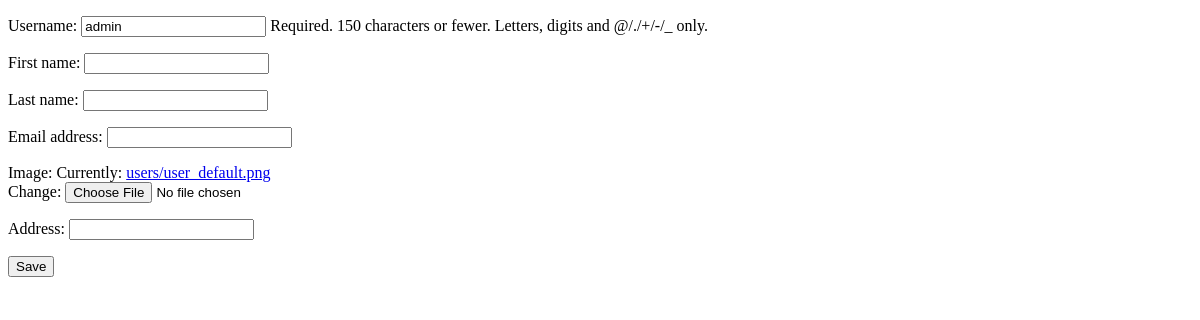
The app's page /users/update-user/ (signed in), older data.
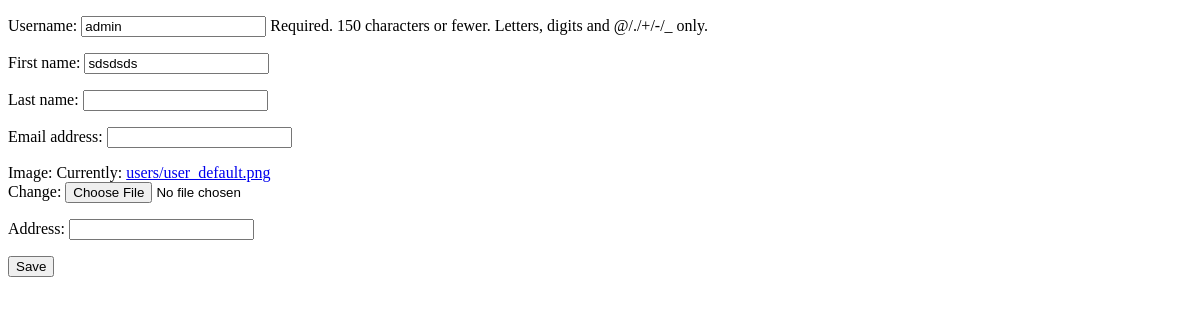
The same page, newer data.
### users/models.py (models this page shows, shortened)
class CustomUser(AbstractUser):
    address = models.CharField(max_length=20,blank=True,null=True)
    image=models.ImageField(upload_to='users',default='users/user_default.png')

### users/views.py (the view, shortened to what this page needs)
# urls.py: path('update-user/', ProfileUpdateView.as_view(), name='update-profile'),
class ProfileUpdateView(View):
    def get(self,request):
        form = CustomUserUpdateForm(instance=request.user)
        return render(request,'user/profile-update.html',{'form':form})

### users/forms.py
class CustomUserUpdateForm(forms.ModelForm):
    class Meta:
        model= CustomUser
        fields=['username','first_name','last_name','email','image','address']

### templates/user/profile-update.html (shortened to what this page needs)
<!DOCTYPE html>
<html lang="en">
<head>
</head>
<body>
<form method="post" enctype="multipart/form-data">
    {{ form.as_p }}
    <button type="submit">Save</button>
  </form>
</body>
</html>

Row changes from the older to the newer data that the page shows:
changed CustomUser "admin": first_name (not shown) → "sdsdsds"
